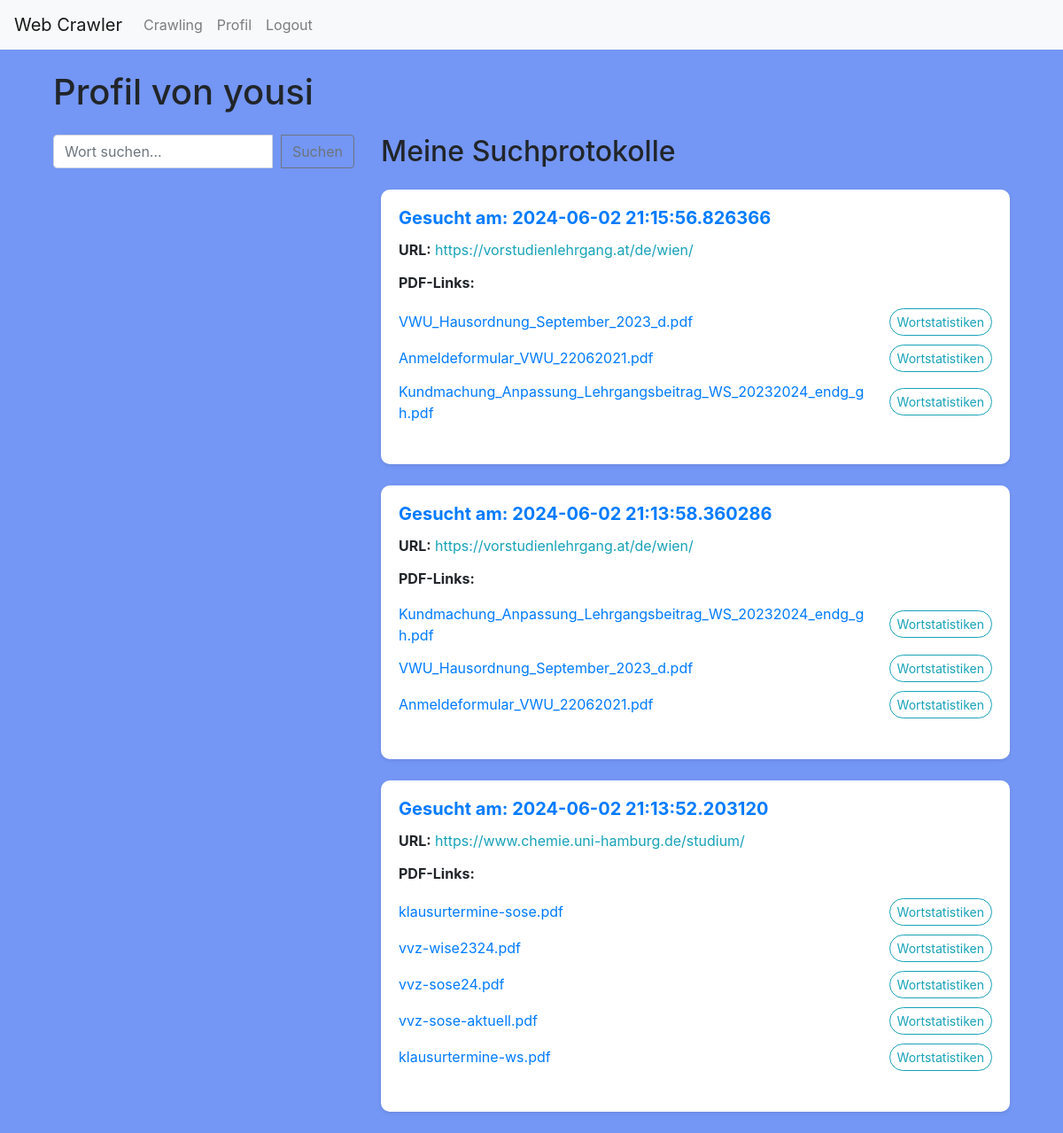
The app's page /profile (signed in), older data.
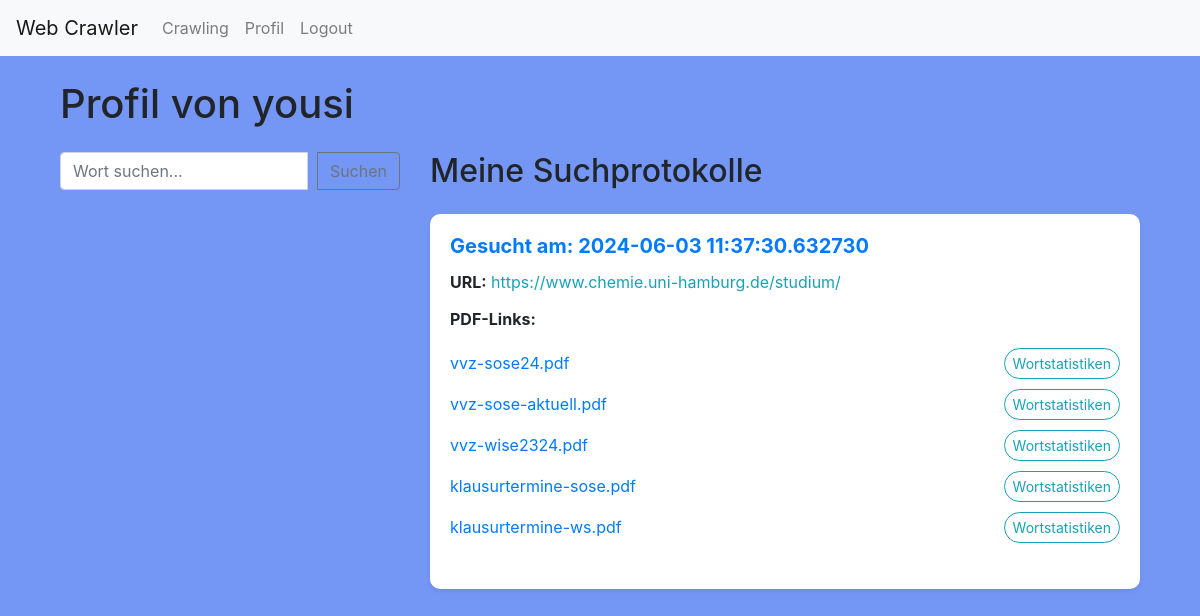
The same page, newer data.
### app/models.py (models this page shows, shortened)
class User(db.Model, UserMixin):
    id = db.Column(db.Integer, primary_key=True)
    username = db.Column(db.String(80), unique=True, nullable=False)
    email = db.Column(db.String(120), unique=True, nullable=False)
    password = db.Column(db.String(120), nullable=False)
    crawl_data = db.relationship('CrawlData', backref='user', lazy=True)

class CrawlData(db.Model):
    id = db.Column(db.Integer, primary_key=True)
    user_id = db.Column(db.Integer, db.ForeignKey('user.id'), nullable=False)
    url = db.Column(db.String(512), nullable=False)
    crawl_date = db.Column(db.DateTime, default=datetime.utcnow)
    pdf_links = db.Column(db.Text)  # Stores PDF links as comma-separated strings
    pdf_paths = db.Column(db.Text)  # Add this line to store the paths to PDF files
    word_stats = db.Column(db.Text)

### app/routes.py (the view)
@app.route('/profile')
@login_required
def profile():
    crawl_records = CrawlData.query.filter_by(user_id=current_user.id).order_by(CrawlData.crawl_date.desc()).all()
    for record in crawl_records:
        word_stats_list = []
        for stat in record.word_stats.split(';'):
            if '|' in stat:
                pdf_url, word_counts = stat.split('|', 1)
                word_count_pairs = word_counts.split(',')
                word_counts_dict = {}
                for word_count in word_count_pairs:
                    parts = word_count.split(':')
                    if len(parts) == 2:
                        word, count = parts
                        try:
                            word_counts_dict[word] = int(count)
                        except ValueError:
                            continue
                max_word, max_count = None, 0
                for word, count in word_counts_dict.items():
                    if count > max_count:
                        max_word, max_count = word, count
                word_stats_list.append({'pdf_url': pdf_url, 'word_counts': word_counts_dict, 'max_word': max_word, 'max_count': max_count})
        record.parsed_word_stats = word_stats_list
    return render_template('profile.html', crawl_records=crawl_records, enumerate=enumerate)

### app/routes.py (called while the page is built)
@login_manager.user_loader
def load_user(user_id):
    return User.query.get(int(user_id))

### app/templates/profile.html (shortened to what this page needs)
{% extends "layout.html" %}
{% block content %}
<div class="container mt-4">
    <h1 class="mb-4">Profil von {{ current_user.username }}</h1>
    <div class="row">
        <div class="col-md-4">
            <form method="POST" action="{{ url_for('search_word') }}" class="search-form">
                <div class="input-group mb-3">
                    <input type="text" name="search_word" class="form-control" placeholder="Wort suchen..." aria-label="Wort suchen">
                    <div class="input-group-append">
                        <button class="btn btn-outline-secondary" type="submit">Suchen</button>
                    </div>
                </div>
            </form>
        </div>
        <div class="col-md-8">
            <h2 class="mb-4">Meine Suchprotokolle</h2>
            <div class="row">
                {% for record in crawl_records %}
                <div class="col-md-12 mb-4">
                    <div class="card shadow-sm">
                        <div class="card-body">
                            <h5 class="card-title text-primary">Gesucht am: {{ record.crawl_date }}</h5>
                            <p class="card-text"><strong>URL:</strong> <a href="{{ record.url }}" target="_blank" class="text-info">{{ record.url }}</a></p>
                            <h6><strong>PDF-Links:</strong></h6>
                            <div class="pdf-link-container">
                                <ul class="list-unstyled pdf-list">
                                    {% if record.pdf_links == 'no_pdfs_found' %}
                                    <li>Keine PDFs gefunden</li>
                                    {% else %}
                                        {% for index, link in enumerate(record.pdf_links.split(',')) %}
                                        {% if '|' in link %}
                                        {% set url, name = link.split('|') %}
                                        <li class="pdf-list-item">
                                            <div class="pdf-item-container">
                                                <a href="{{ url }}" target="_blank" class="text-decoration-none pdf-link">{{ name }}</a>
                                                <button type="button" class="btn btn-sm btn-outline-info word-stats-btn" data-toggle="modal" data-target="#modal{{ record.id }}_{{ index }}">Wortstatistiken</button>
                                            </div>
                                        </li>
                                        {% endif %}
                                        {% endfor %}
                                    {% endif %}
                                </ul>
                            </div>
                        </div>
                    </div>
                </div>
                {% endfor %}
            </div>
        </div>
    </div>
</div>
{% endblock %}

### app/templates/layout.html (shortened to what this page needs)
<!DOCTYPE html>
<html lang="de">
<head>
    <link href="https://maxcdn.bootstrapcdn.com/bootstrap/4.5.2/css/bootstrap.min.css" rel="stylesheet">
    <link href="{{ url_for('static', filename='css/styles.css') }}" rel="stylesheet">
</head>
<body>
    <nav class="navbar navbar-expand-lg navbar-light bg-light">
        <a class="navbar-brand" href="{{ url_for('home') }}">Web Crawler</a>
        <div class="collapse navbar-collapse" id="navbarNav">
            <ul class="navbar-nav">
                {% if current_user.is_authenticated %}
                    <li class="nav-item">
                        <a class="nav-link" href="{{ url_for('crawl_page') }}">Crawling</a>
                    </li>
                    <li class="nav-item">
                        <a class="nav-link" href="{{ url_for('profile') }}">Profil</a>
                    </li>
                    <li class="nav-item">
                        <a class="nav-link" href="{{ url_for('logout') }}">Logout</a>
                    </li>
                {% endif %}
            </ul>
        </div>
    </nav>
    <div class="container">
        {% block content %}{% endblock %}
    </div>
</body>
</html>

### app/static/css/styles.css (style rules this page uses)
body { background-color: #7496f4; }
.card { border: none; border-radius: 10px; }
.card-body { padding: 20px; }
.card-title { font-size: 1.25rem; font-weight: bold; }
.btn-outline-info { border-radius: 50px; }
.pdf-link { flex-grow: 1; word-break: break-all; }
.word-stats-btn { margin-left: 10px; flex-shrink: 0; }
.pdf-list-item { display: flex; justify-content: space-between; align-items: center; margin-bottom: 10px; width: 100%; }
.pdf-link-container { display: flex; flex-direction: column; }
.pdf-list { margin-top: 10px; width: 100%; }
.pdf-item-container { display: flex; align-items: center; justify-content: space-between; width: 100%; gap: 10px; }
.search-form { margin-bottom: 20px; }
.search-form .input-group { display: flex; align-items: center; }
.search-form .form-control { flex-grow: 1; margin-right: 10px; }

Row changes from the older to the newer data that the page shows:
removed CrawlData: crawl_date "2024-06-02 21:15:56.826366", url "https://vorstudienlehrgang.at/de/wien/", name "VWU_Hausordnung_September_2023_d.pdf" "Anmeldeformular_VWU_22062021.pdf" "Kundmachung_Anpassung_Lehrgangsbeitrag_WS_20232024_endg_gh.pdf"
removed CrawlData: crawl_date "2024-06-02 21:13:58.360286", url "https://vorstudienlehrgang.at/de/wien/", name "Kundmachung_Anpassung_Lehrgangsbeitrag_WS_20232024_endg_gh.pdf" "VWU_Hausordnung_September_2023_d.pdf" "Anmeldeformular_VWU_22062021.pdf"
changed CrawlData "https://www.chemie.uni-hamburg.de/studium/": crawl_date "2024-06-02 21:13:52.203120" → "2024-06-03 11:37:30.632730"
